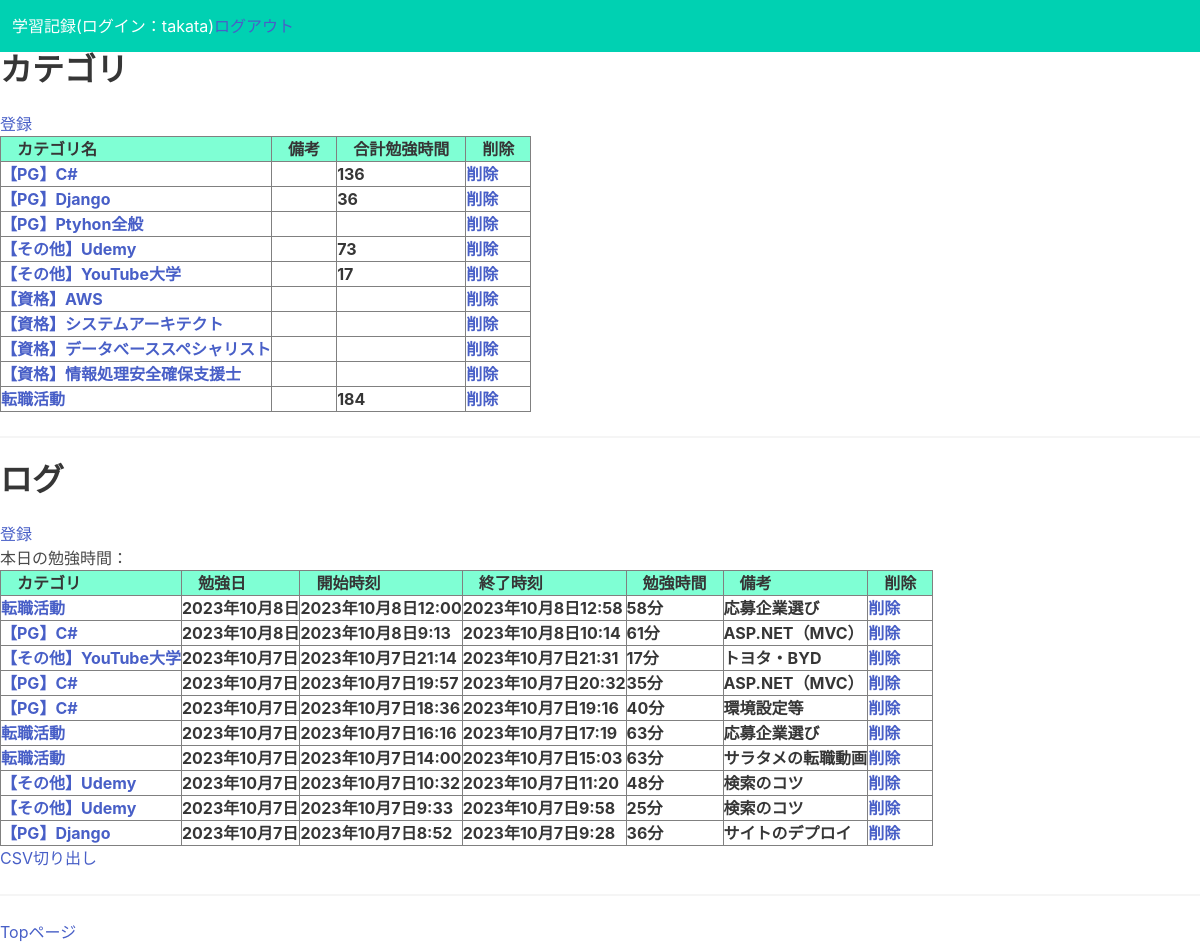
Before: / (signed in) with the older database file.
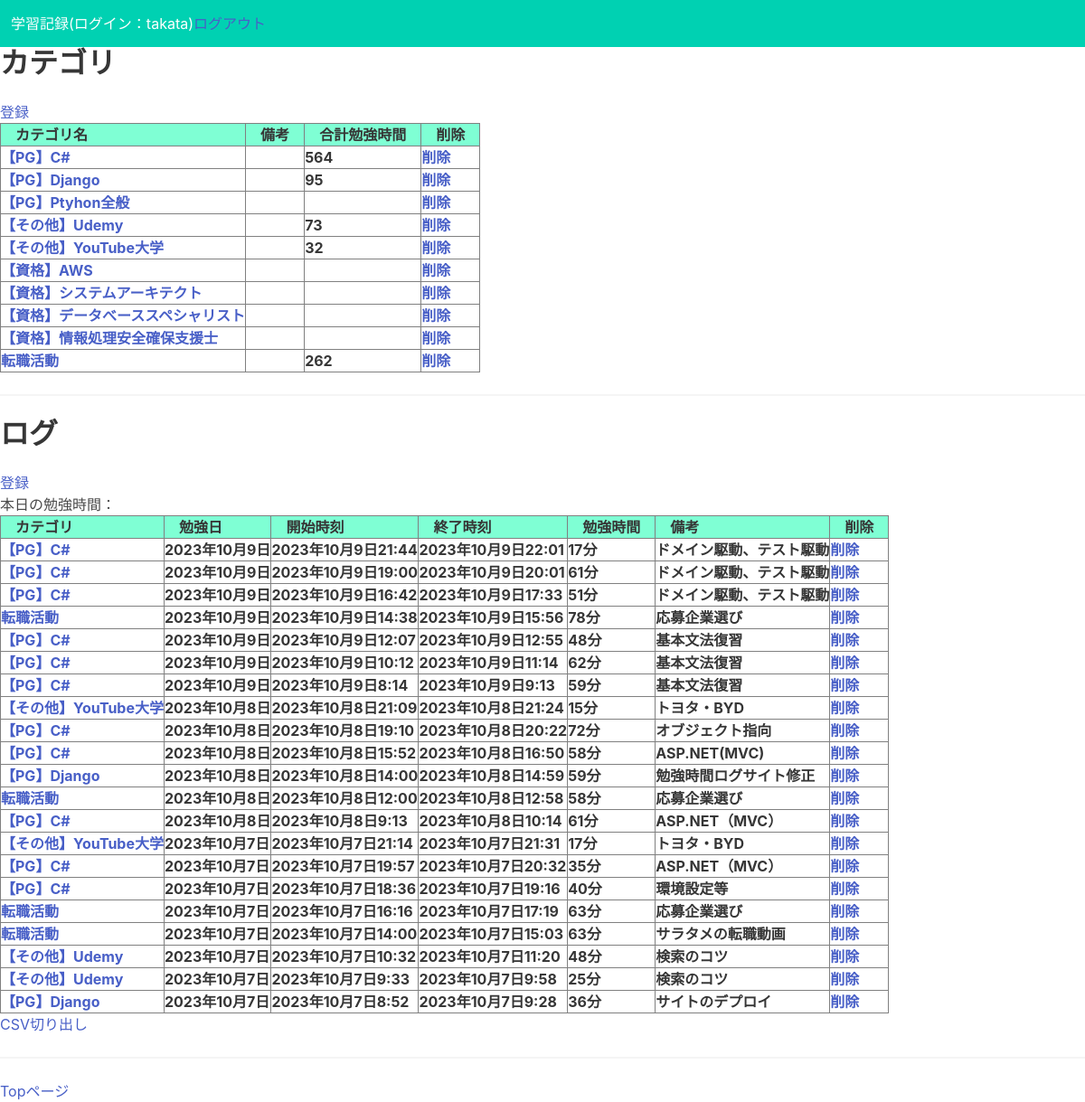
After: the same page with the newer database file.
### App1/models.py (models this page shows, shortened)
class Category(models.Model):
    name = models.CharField(max_length=20)
    memo = models.CharField(null=True,blank=True,max_length=255)
    slug = models.SlugField(max_length=100, unique=True)
    user = models.ForeignKey(User, on_delete=models.CASCADE)

class Log(models.Model):
    startDateTime = models.DateTimeField(null=True,blank=True)
    endDateTime = models.DateTimeField(null=True,blank=True)
    learnDate = models.DateField(null=True,blank=True)
    learnMinut = models.IntegerField(null=True,blank=True)
    category = models.ForeignKey(Category, on_delete=models.PROTECT)
    memo = models.CharField(null=True,blank=True,max_length=255)
    slug = models.SlugField(max_length=100, unique=True)
    user = models.ForeignKey(User, on_delete=models.CASCADE)

### App1/views.py (the view)
# urls.py: path('',flontpage, name="flontpage"),
@login_required
def flontpage(request):
    categorys = Category.objects.filter(user=request.user).order_by('name').annotate(total_learn_minut=Sum('log__learnMinut'));
    logs = Log.objects.filter(user=request.user).order_by('-learnDate','-startDateTime','-endDateTime','-id')
    today = date.today()
    total_learn_minut_today = Log.objects.filter(learnDate=today).aggregate(total_learn_minut=Sum('learnMinut'))['total_learn_minut']
    return render(request,"./flontpage.html", {"categorys": categorys,
                                               "logs": logs,
                                               "total_learn_minut_today": total_learn_minut_today})

### App1/templates/flontpage.html
{% extends "./base.html" %}{% block content %}
<h1 class="title is-3">カテゴリ</h1>
<a href="{% url 'CatRegist' %}">登録</a>
{% if categorys %}
<table border="1">
    <tr  bgcolor="aquamarine">
        <th>　カテゴリ名　</th>
        <th>　備考　</th>
        <th>　合計勉強時間　</th>
        <th>　削除　</th>
    </tr>
    {% for cat in categorys %}
    <tr>
        <th><a href="{% url 'CatEdit' cat.slug %}">{{cat.name}}</a></th>
        <th align="left">{{cat.memo}}</th>
        <th align="left">{% if cat.total_learn_minut %}{{cat.total_learn_minut}}{% endif %}</th>
        <th><a href="{% url 'CatDelete' cat.slug %}">削除</a></th>
    </tr>
    {%endfor%}
</table>
{% else %}
<p>まずはカテゴリを登録しましょう。</p>
{% endif %}
<hr><h1 class="title is-3">ログ</h1>
{% if categorys %}
<a href="{% url 'LogRegist' %}">登録</a>
{% else %}
<p>ログはカテゴリを登録してから登録して下さい。</p>
{% endif %}
<p>本日の勉強時間：{% if total_learn_minut_today %}{{total_learn_minut_today}}分{% endif %}</p>
{% if logs %}
<table border="1">
    <tr  bgcolor="aquamarine">
        <th>　カテゴリ　</th>
        <th>　勉強日　</th>
        <th>　開始時刻　</th>
        <th>　終了時刻　</th>
        <th>　勉強時間　</th>
        <th>　備考　</th>
        <th>　削除　</th>
    </tr>
    {% for log in logs %}
    <tr>
        {% for cat in categorys %}
        {% if cat == log.category %}
        <th><a href="{% url 'LogEdit' log.slug %}">{{cat.name}}</a></th>
        {% endif %}
        {%endfor%}
        <th>{% if log.learnDate %}{{log.learnDate}}{% endif %}</th>
        <th align="left">{% if log.startDateTime %}{{log.startDateTime}}{% endif %}</th>
        <th align="left">{% if log.endDateTime %}{{log.endDateTime}}{% endif %}</th>
        <th>{{log.learnMinut}}分</th>
        <th align="left">{{log.memo}}</th>
        <th><a href="{% url 'LogDelete' log.slug %}">削除</a></th>
    </tr>
    {%endfor%}
</table>
<a href="{% url 'export_csv' %}">CSV切り出し</a><br>
{% endif %}
{%endblock%}

### App1/templates/base.html (shortened to what this page needs)
<!DOCTYPE html>
<html lang="ja">
  <head>
    <link
      rel="stylesheet"
      href="https://cdn.jsdelivr.net/npm/bulma@0.9.3/css/bulma.min.css"
    />
  </head>
  <body>
    <nav class="navbar is-primary">
      <div class="navbar-brand">
        <div class="navbar-item">
          <p>学習記録<p>
          {% if user.is_authenticated %}
          <p>(ログイン：{{user.username}})</p>
          <a href="{% url 'logout' %}">ログアウト</a>
          {% else %}
          <p>(ログインされていません)</p>
          {% endif %}
        </div>
      </div>
    </nav>
    {% block content %} {% endblock %}
    <hr><a href="{% url 'flontpage' %}">Topページ</a></hr>
  </body>
</html>

Changed rows visible on the page:
computed for Category "【PG】C#": total_learn_minut "136" → "564"
computed for Category "【PG】Django": total_learn_minut "36" → "95"
computed for Category "【その他】YouTube大学": total_learn_minut "17" → "32"
computed for Category "転職活動": total_learn_minut "184" → "262"
added Log: learnDate "2023年10月9日", startDateTime "2023年10月9日21:44", endDateTime "2023年10月9日22:01", learnMinut "17", memo "ドメイン駆動、テスト駆動", Category (name "【PG】C#")
added Log: learnDate "2023年10月9日", startDateTime "2023年10月9日19:00", endDateTime "2023年10月9日20:01", learnMinut "61", memo "ドメイン駆動、テスト駆動", Category (name "【PG】C#")
added Log: learnDate "2023年10月9日", startDateTime "2023年10月9日16:42", endDateTime "2023年10月9日17:33", learnMinut "51", memo "ドメイン駆動、テスト駆動", Category (name "【PG】C#")
added Log: learnDate "2023年10月9日", startDateTime "2023年10月9日14:38", endDateTime "2023年10月9日15:56", learnMinut "78", memo "応募企業選び", Category (name "転職活動")
added Log: learnDate "2023年10月9日", startDateTime "2023年10月9日12:07", endDateTime "2023年10月9日12:55", learnMinut "48", memo "基本文法復習", Category (name "【PG】C#")
added Log: learnDate "2023年10月9日", startDateTime "2023年10月9日10:12", endDateTime "2023年10月9日11:14", learnMinut "62", memo "基本文法復習", Category (name "【PG】C#")
added Log: learnDate "2023年10月9日", startDateTime "2023年10月9日8:14", endDateTime "2023年10月9日9:13", learnMinut "59", memo "基本文法復習", Category (name "【PG】C#")
added Log: learnDate "2023年10月8日", startDateTime "2023年10月8日21:09", endDateTime "2023年10月8日21:24", learnMinut "15", memo "トヨタ・BYD", Category (name "【その他】YouTube大学")
added Log: learnDate "2023年10月8日", startDateTime "2023年10月8日19:10", endDateTime "2023年10月8日20:22", learnMinut "72", memo "オブジェクト指向", Category (name "【PG】C#")
added Log: learnDate "2023年10月8日", startDateTime "2023年10月8日15:52", endDateTime "2023年10月8日16:50", learnMinut "58", memo "ASP.NET(MVC)", Category (name "【PG】C#")
added Log: learnDate "2023年10月8日", startDateTime "2023年10月8日14:00", endDateTime "2023年10月8日14:59", learnMinut "59", memo "勉強時間ログサイト修正", Category (name "【PG】Django")
